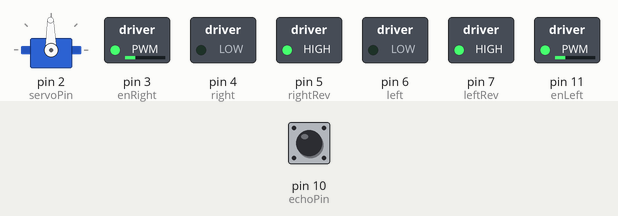
Simulated run of this sketch. Board: Arduino Uno, built with avr-gcc and run on an emulated ATmega328P. Shown: servo, switched loads named in the sketch (green lamp = pin HIGH). Inputs (shaded band) come from the test bench; at power-on: pin 10 (echoPin) LOW. Pins used as bus, display or sensor lines are not drawn.

Above: at 1.3 s.
1.4 s: pin 10 (echoPin) pulsed HIGH 5 times (0.12 s each, 0.3 s apart)
At 3.2 s:
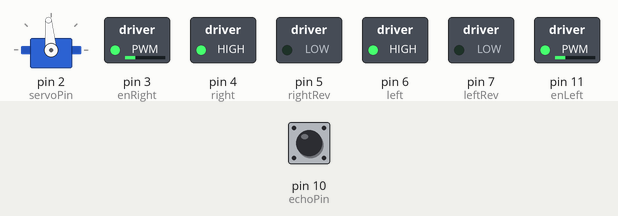
5.2 s: pin 10 (echoPin) pulsed HIGH 2 times (0.12 s each, 0.3 s apart)
At 15.4 s:
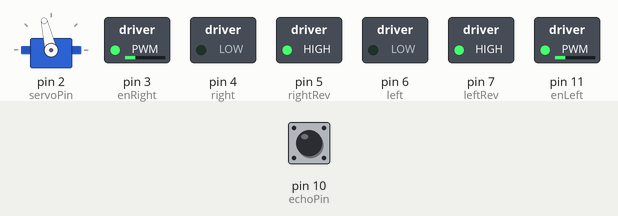
At 46.7 s:
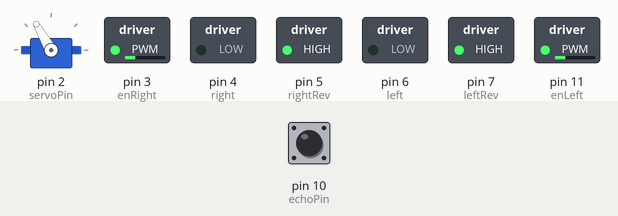
Timing chart, 0 to 49.2 s (numbered marks = the images above; inputs shaded):
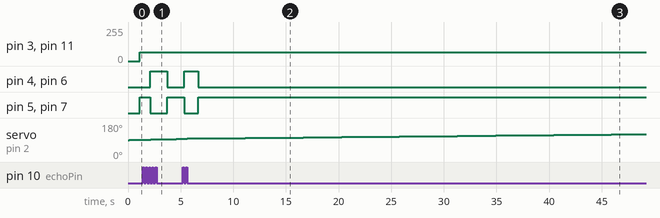

Measured:
- after the input at 1.4 s, pin 4 (right), pin 6 (left): LOW → HIGH after 0.72 s, → LOW 1.6 s later; pin 5 (rightRev), pin 7 (leftRev): HIGH → LOW after 0.72 s, → HIGH 1.6 s later
- after the input at 5.2 s, pin 4 (right), pin 6 (left): LOW → HIGH after 0.12 s, → LOW 1.3 s later; pin 5 (rightRev), pin 7 (leftRev): HIGH → LOW after 0.12 s, → HIGH 1.3 s later

The sketch:

OA_v2_STABLE.ino
```cpp
#include <Servo.h>
Servo servo;
const int servoPin=2;

// UltraSound Pins
const int trigPin = 9;
const int echoPin=10;

// Motor controller
const int enRight = 3;
const int right = 4;
const int rightRev = 5; // The right reverse pin
const int enLeft = 11;
const int left = 6;
const int leftRev = 7;

#define SOUND_VELOCITY 0.034
long duration;
float distance;

const int mem_length = 90;
float memory[mem_length][2];
int mem_counter = 0;
int max_dist;
int pos;
int base_speed = 65;

const int spookDistance = 45;  // Distance at which the rover stops ignoring obstacles
const int revDistance=20; // Distance at which the arduino reverses
int servo_pos=90; // Initial starting angle
int increaseServoAngle = 1; // Motor step angle (keep positive)


void setup() {
  pinMode(trigPin,  OUTPUT);
  pinMode(echoPin, INPUT);
  pinMode(enRight, OUTPUT);
  pinMode(enLeft, OUTPUT);
  pinMode(right, OUTPUT);
  pinMode(rightRev, OUTPUT);
  pinMode(left, OUTPUT);
  pinMode(leftRev, OUTPUT);
  servo.attach(servoPin);
  servo.write(servo_pos);   // Brings servo to the initial starting angle
  delay(100);
}

void loop() {
  if (servo_pos >= 135 or servo_pos <= 45) {
    increaseServoAngle = -1*increaseServoAngle;
  }

  servo_pos += increaseServoAngle;
  servo.write(servo_pos);
  digitalWrite(trigPin, LOW);
  delayMicroseconds(2);
  digitalWrite(trigPin, HIGH);
  delayMicroseconds(10);
  duration = pulseIn(echoPin, HIGH);
  distance = duration*SOUND_VELOCITY/2;

  if (distance > spookDistance) {
    analogWrite(enRight, base_speed);
    analogWrite(enLeft, base_speed);
    digitalWrite(right, HIGH);
    digitalWrite(left, HIGH);
    digitalWrite(rightRev, LOW);
    digitalWrite(leftRev, LOW);
  } else if (distance < revDistance) {
    analogWrite(enRight,base_speed);
    analogWrite(enLeft, base_speed);
    digitalWrite(right, LOW);
    digitalWrite(left, LOW);
    digitalWrite(rightRev, HIGH);
    digitalWrite(leftRev, HIGH);
    delay(800);
   } else {
      max_dist=0;
      pos=0;

      for (int i = 0; i < mem_length; i++ ) {
              if (memory[i][1] > max_dist) {
                      max_dist = memory[i][1];
                      pos = memory[i][0];
                  }
          }

      float ch_direction = map(pos, 45, 135, -20, 20);

      analogWrite(enRight, 0 + ch_direction);
      analogWrite(enLeft,  0 - ch_direction);
      if (pos >= 0) {
      digitalWrite(right, LOW);
      digitalWrite(left, HIGH);
      digitalWrite(rightRev, HIGH);
      digitalWrite(leftRev, LOW);
      }
      if (pos <= 0) {
      digitalWrite(right, HIGH);
      digitalWrite(left, LOW);
      digitalWrite(rightRev, LOW);
      digitalWrite(leftRev, HIGH);
      }

    }

      mem_counter = (mem_counter + 1) % mem_length;
      memory[mem_counter][0] = distance;
      memory[mem_counter][1] = servo_pos;
  delay(30);
}
```
